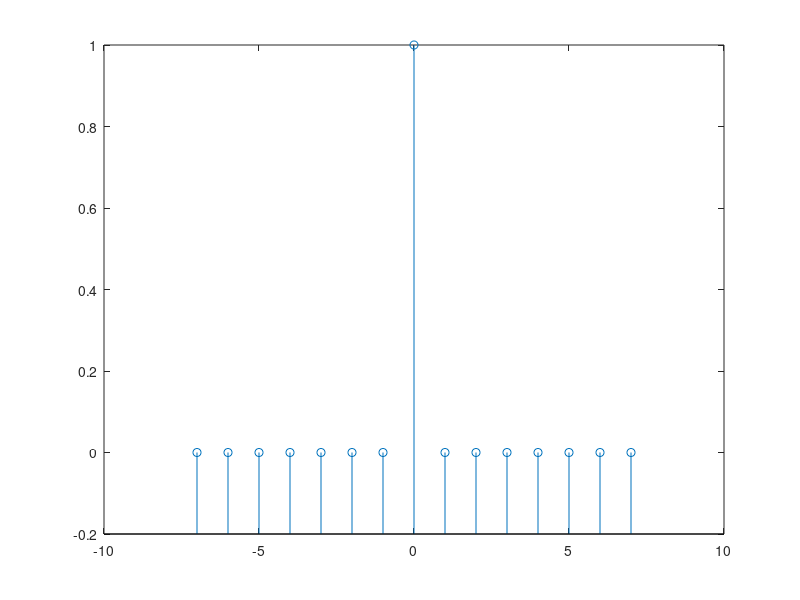
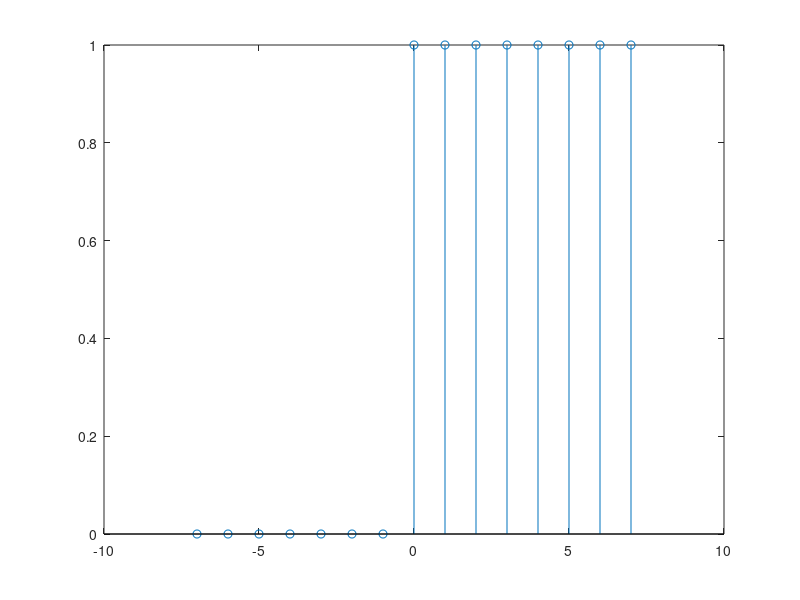
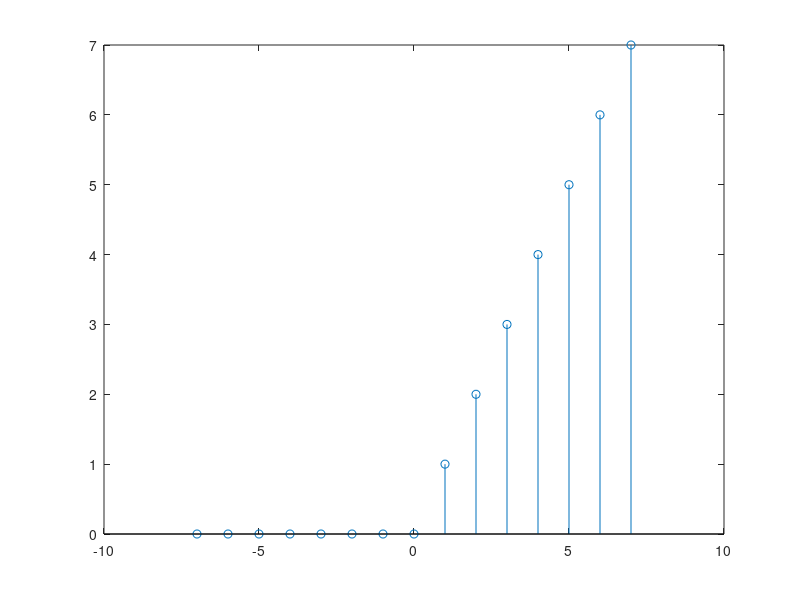

Here is the MATLAB script that generated these plots, in order: (Note: this script raises an error after producing the figures.)
%task 5
disp('task 5')
 delta = [zeros(1,7),1,zeros(1,7)];
 n = -7:7;
 figure(1);
 k=stem(n, delta);
 set(k, 'BaseValue', -0.2);
 u = [zeros(1,7),ones(1,8)];
 figure(2);
 stem(n,u) ;
 r = [zeros(1,7),0:7];
 figure(3);
 stem(n,r);
 %task 6
 disp('task 6')
 A = reshape(1:100,10,10);
 A = A';
 A3 = power(A,3);
 A3
 B = rand(10,10)
 C = inv(B);
 B*C
 %task 7 
 disp('task 7')
 audiosig=audioread('seiska.wav');
 figure(4);
 spectrogram(audiosig);
 %soundsc(audiosig);
 h = fir1(30, 0.3, 'high');
 y = filter(h,1,audiosig);
 figure(5);
 spectrogram(y);
 %soundsc(y);
  %task 8
  disp('task 8')
 n = 1:1000;
 x1=sin(2*pi*1000*n/8192);
 n = 1:2000;
 x2=sin(2*pi*2000*n/8192);
 n = 1:3000;
 x3=sin(2*pi*3000*n/8192);
 %soundsc(x1);
 %soundsc(x2);
 %soundsc(x3);
 n = 1:6000;
 x4=sin(2*pi*6000*n/8192);
 n = 1:7000;
 x5=sin(2*pi*7000*n/8192);
 n = 1:8000;
 x6=sin(2*pi*8000*n/8192);
 
 %soundsc(x4);
 %soundsc(x5);
 %soundsc(x6);
 disp('aliasing occur')
 %task9
 disp('task 9')
 load('seiska.mat')
 %soundsc(x,16384);
 y=x(1:2:length(x)); 
 %soundsc(y,8192);
 y =decimate(y,2);
 %soundsc(y,4096);
 %like a way to compress sgnal
 %task10
 disp('task 10')
 load gong
 coe =[ -0.2427 -0.2001 0.7794 -0.2001 -0.2427];
 z = conv(y,coe);
 %soundsc(y);
 %soundsc(z);
 hall = audioread('hall.wav');
 %soundsc(hall);
 soundsc(conv(hall,audiosig));
 